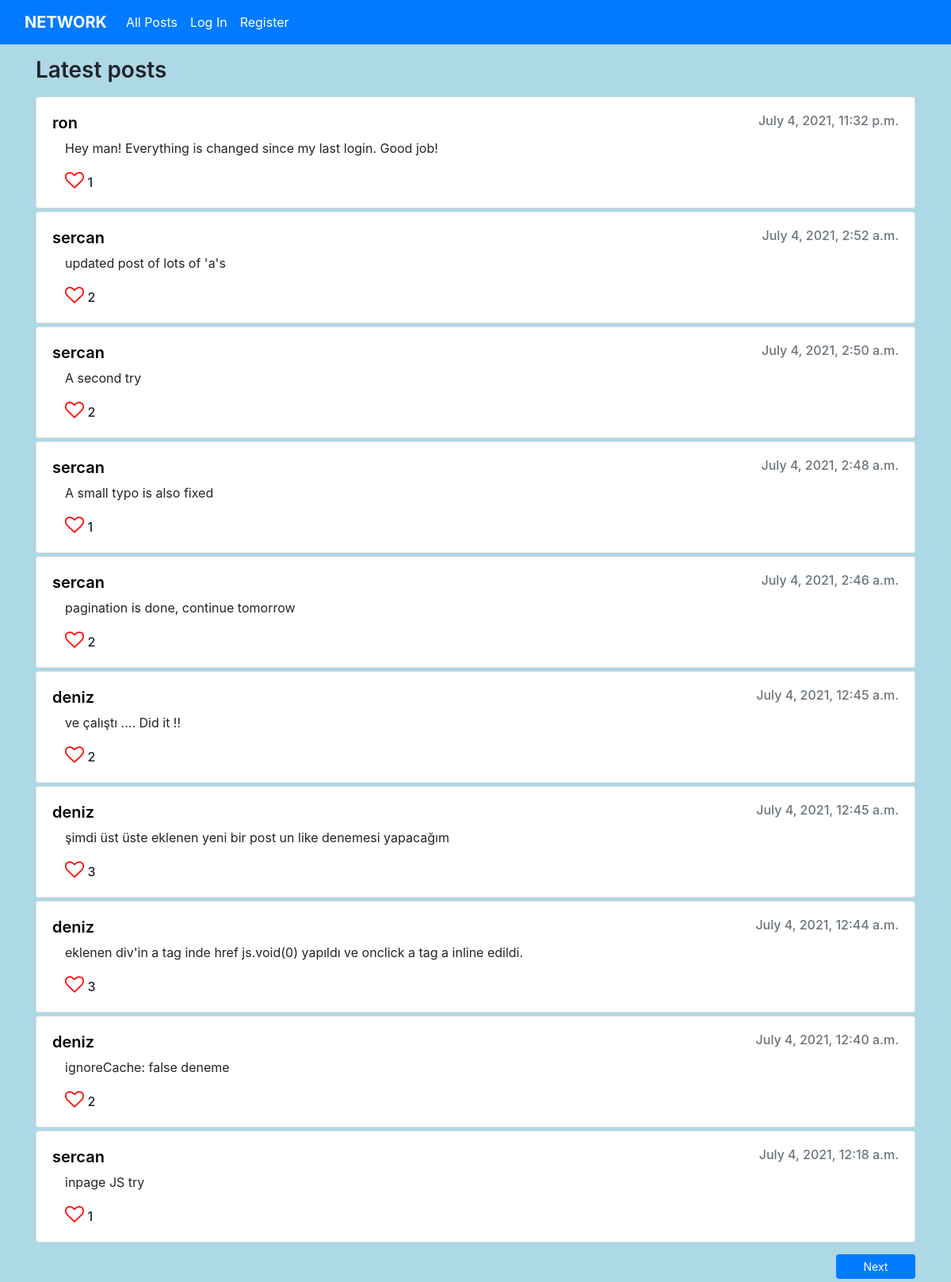
Before: / with the older database file.
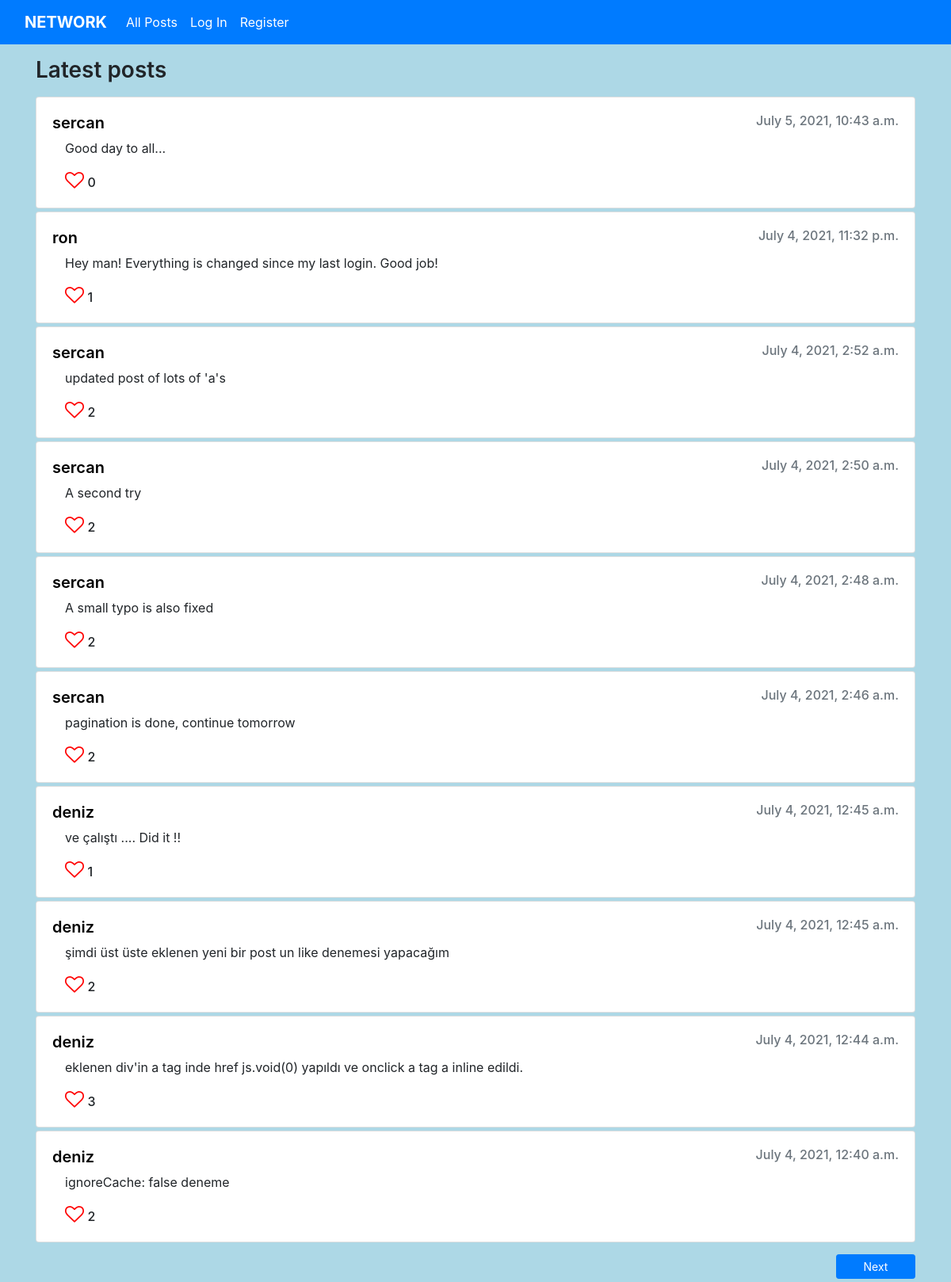
After: the same page with the newer database file.
### network/models.py (models this page shows)
class Post(models.Model):
    user = models.ForeignKey(User, on_delete=models.CASCADE)
    content = models.CharField(max_length=200)
    created = models.DateTimeField(default=datetime.now())
    updated = models.DateTimeField(default=datetime.now())

class User(AbstractUser):
    pass

### network/views.py (the view)
# urls.py: path("", views.index, name="index"),
def index(request, page=1):
    start = 0
    end = 0
    previous = 0
    if page == 1:
        start = 0
        end = 10
    else:
        end = page * 10
        start = end - 10
        previous = page - 1
    posts = Post.objects.all().order_by('created').reverse()[start:end]
    user = request.user
    postLikesTotal = {}
    userLikes = {}
    for p in posts:
        likes = Like.objects.filter(post_id = p.id)
        if likes:
            postLikesTotal[p.id] = len(likes)
        else:
            postLikesTotal[p.id] = 0
        userLike = Like.objects.filter(user_id = user.id).filter(post_id = p.id)
        if userLike:
            userLikes[p.id] = True
        else:
            userLikes[p.id] = False
    return render(request, "network/index.html", {
        "posts": posts,
        "postLikesTotal": postLikesTotal,
        "userLikes": userLikes,
        "next": page + 1,
        "previous": previous,
    })

### network/views.py (called while the page is built)
@register.filter
def get_item(dictionary, key):
    return dictionary.get(key)

### network/templates/network/index.html (shortened to what this page needs)
{% extends "network/layout.html" %}
{% load static %}
{% block body %}
    {% if posts %}
        <h3 class="mb-3 mt-3" style="font-weight: 600;">Latest posts</h3>
        <section id="latestPostsSection">
            {% for p in posts %}
            <div class="card mb-1">
                <div class="card-body">
                    <div class="cardHeading-{{ p.id }}" style="display: flex; justify-content: space-between; vertical-align: middle;">
                        <a href="{% url 'profile' p.user.id %}" style="text-decoration: none; color: black; margin: 0px; vertical-align: middle;">
                            <h5 class="card-title" style="font-weight: 600; margin: 0px;">{{ p.user.username }}</h5>
                        </a>
                        <h6 class="card-subtitle mb-2 text-muted" style="margin: 0px !important;">{{ p.created }}</h6>
                    </div>
                    <p class="card-text ml-3 mt-2" data-content="{{ p.id }}">{{ p.content }}</p>
                    <div class="iconGroup-{{ p.id }}">
                        <a href="javascript:void(0)" class="card-link ml-3">
                        {% if userLikes|get_item:p.id %}
                            <i class="fa fa-heart like" style="font-size:24px; color:red" data-postid="{{ p.id }}"></i>
                        {% else %}
                            <i class="fa fa-heart-o like" style="font-size:24px; color:red" data-postid="{{ p.id }}"></i>
                        {% endif %}
                        </a>
                        {% if postLikesTotal|length > 0 %}
                            <p style="font-weight: 500; display: inline;" id="{{ p.id }}">{{ postLikesTotal|get_item:p.id }}</p>
                        {%endif%}
                    </div>
                </div>
            </div>
            {% endfor %}
        </section>
        <div style="margin-top: 15px; margin-bottom: 50px;">
            {% if not posts|length < 10 %}
            <a href="{% url 'index' next %}" class="btn btn-sm btn-primary" style="width: 100px; float:right;">Next</a>
            {% endif %}
        </div>
    {% else %}
          <div>No posts.</div>
    {% endif %}
{% endblock %}

### network/templates/network/layout.html (shortened to what this page needs)
{% load static %}
<!DOCTYPE html>
<html lang="en">
    <head>
        <link rel="stylesheet" href="https://stackpath.bootstrapcdn.com/bootstrap/4.4.1/css/bootstrap.min.css">
        <link rel="stylesheet" href="https://cdnjs.cloudflare.com/ajax/libs/font-awesome/4.7.0/css/font-awesome.min.css">
        <link href="{% static 'network/styles.css' %}" rel="stylesheet">
    </head>
    <body style="background-color:lightblue;">
        <nav class="navbar navbar-expand-lg navbar-dark bg-primary">
            <div class="container-fluid">
                <a class="navbar-brand" href="/" style="font-weight: 700;">NETWORK</a>
                <div class="collapse navbar-collapse" id="navbarSupportedContent">
                    <ul class="navbar-nav me-auto mb-2 mb-lg-0">
                        <li class="nav-item">
                        <a class="nav-link" href="{% url 'index' %}">All Posts</a>
                        </li>
                        {% if user.is_authenticated %}
                            <li class="nav-item">
                                <a class="nav-link" href="{% url 'following' %}">Following</a>
                            </li>
                            <li class="nav-item">
                                <a class="nav-link" href="{% url 'logout' %}">Log Out</a>
                            </li>
                        {% else %}
                            <li class="nav-item">
                                <a class="nav-link" href="{% url 'login' %}">Log In</a>
                            </li>
                            <li class="nav-item">
                                <a class="nav-link" href="{% url 'register' %}">Register</a>
                            </li>
                        {% endif %}
                    </ul>
                </div>
            </div>
          </nav>
        <div class="body">
            <div class="container">
                {% block body %}
                {% endblock %}
            </div>
        </div>
    </body>
</html>

### network/static/network/styles.css (style rules this page uses)
.nav-link { color:white !important; }

Changed rows visible on the page:
no longer on this page (row unchanged): Post: user.username "sercan", created "July 4, 2021, 12:18 a.m.", content "inpage JS try", id "1"
added Post: user.username "sercan", created "July 5, 2021, 10:43 a.m.", content "Good day to all...", id "0"
computed for Post "July 4, 2021, 2:48 a.m.": id "1" → "2"
computed for Post "ve çalıştı .... Did it !!": id "2" → "1"
computed for Post "şimdi üst üste eklenen yeni bir post un like denemesi yapacağım": id "3" → "2"
